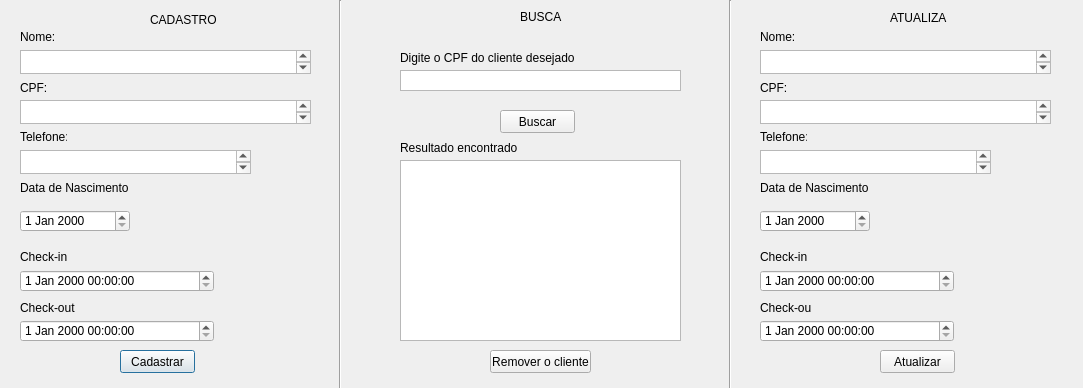
<?xml version="1.0" encoding="UTF-8"?>
<ui version="4.0">
 <class>cadastro</class>
 <widget class="QDialog" name="cadastro">
  <property name="geometry">
   <rect>
    <x>0</x>
    <y>0</y>
    <width>1083</width>
    <height>388</height>
   </rect>
  </property>
  <property name="windowTitle">
   <string>Dialog</string>
  </property>
  <widget class="QDateTimeEdit" name="dateTimeChout">
   <property name="geometry">
    <rect>
     <x>20</x>
     <y>320</y>
     <width>194</width>
     <height>22</height>
    </rect>
   </property>
  </widget>
  <widget class="QLabel" name="lblChin">
   <property name="geometry">
    <rect>
     <x>20</x>
     <y>250</y>
     <width>47</width>
     <height>13</height>
    </rect>
   </property>
   <property name="text">
    <string>Check-in</string>
   </property>
  </widget>
  <widget class="QDateEdit" name="dateNasci">
   <property name="geometry">
    <rect>
     <x>20</x>
     <y>210</y>
     <width>110</width>
     <height>22</height>
    </rect>
   </property>
  </widget>
  <widget class="QPlainTextEdit" name="txtTel">
   <property name="geometry">
    <rect>
     <x>20</x>
     <y>150</y>
     <width>231</width>
     <height>24</height>
    </rect>
   </property>
  </widget>
  <widget class="QLabel" name="lblDatanasci">
   <property name="geometry">
    <rect>
     <x>20</x>
     <y>180</y>
     <width>111</width>
     <height>16</height>
    </rect>
   </property>
   <property name="text">
    <string>Data de Nascimento</string>
   </property>
  </widget>
  <widget class="QLabel" name="lblChout">
   <property name="geometry">
    <rect>
     <x>20</x>
     <y>300</y>
     <width>61</width>
     <height>16</height>
    </rect>
   </property>
   <property name="text">
    <string>Check-out</string>
   </property>
  </widget>
  <widget class="QLabel" name="lblTel">
   <property name="geometry">
    <rect>
     <x>20</x>
     <y>130</y>
     <width>47</width>
     <height>13</height>
    </rect>
   </property>
   <property name="text">
    <string>Telefone:</string>
   </property>
  </widget>
  <widget class="QPlainTextEdit" name="txtCpf">
   <property name="geometry">
    <rect>
     <x>20</x>
     <y>100</y>
     <width>291</width>
     <height>24</height>
    </rect>
   </property>
  </widget>
  <widget class="QLabel" name="lblCpf">
   <property name="geometry">
    <rect>
     <x>20</x>
     <y>80</y>
     <width>31</width>
     <height>16</height>
    </rect>
   </property>
   <property name="text">
    <string>CPF:</string>
   </property>
  </widget>
  <widget class="QLabel" name="lblNome">
   <property name="geometry">
    <rect>
     <x>20</x>
     <y>30</y>
     <width>47</width>
     <height>13</height>
    </rect>
   </property>
   <property name="text">
    <string>Nome:</string>
   </property>
  </widget>
  <widget class="QPlainTextEdit" name="txtNome">
   <property name="geometry">
    <rect>
     <x>20</x>
     <y>50</y>
     <width>291</width>
     <height>24</height>
    </rect>
   </property>
  </widget>
  <widget class="QDateTimeEdit" name="dateTimeChin">
   <property name="geometry">
    <rect>
     <x>20</x>
     <y>270</y>
     <width>194</width>
     <height>22</height>
    </rect>
   </property>
  </widget>
  <widget class="QPushButton" name="btnCadastrar">
   <property name="geometry">
    <rect>
     <x>120</x>
     <y>350</y>
     <width>75</width>
     <height>23</height>
    </rect>
   </property>
   <property name="text">
    <string>Cadastrar</string>
   </property>
  </widget>
  <widget class="Line" name="line">
   <property name="geometry">
    <rect>
     <x>330</x>
     <y>0</y>
     <width>20</width>
     <height>401</height>
    </rect>
   </property>
   <property name="orientation">
    <enum>Qt::Vertical</enum>
   </property>
  </widget>
  <widget class="QLabel" name="label">
   <property name="geometry">
    <rect>
     <x>150</x>
     <y>10</y>
     <width>91</width>
     <height>20</height>
    </rect>
   </property>
   <property name="text">
    <string>CADASTRO</string>
   </property>
  </widget>
  <widget class="QLabel" name="label_2">
   <property name="geometry">
    <rect>
     <x>520</x>
     <y>10</y>
     <width>47</width>
     <height>13</height>
    </rect>
   </property>
   <property name="text">
    <string>BUSCA</string>
   </property>
  </widget>
  <widget class="QPlainTextEdit" name="txtBuscaCpf">
   <property name="geometry">
    <rect>
     <x>400</x>
     <y>70</y>
     <width>281</width>
     <height>21</height>
    </rect>
   </property>
   <property name="verticalScrollBarPolicy">
    <enum>Qt::ScrollBarAlwaysOff</enum>
   </property>
   <property name="horizontalScrollBarPolicy">
    <enum>Qt::ScrollBarAlwaysOff</enum>
   </property>
  </widget>
  <widget class="QLabel" name="label_3">
   <property name="geometry">
    <rect>
     <x>400</x>
     <y>50</y>
     <width>221</width>
     <height>16</height>
    </rect>
   </property>
   <property name="text">
    <string>Digite o CPF do cliente desejado</string>
   </property>
  </widget>
  <widget class="QTextBrowser" name="txtResultado">
   <property name="geometry">
    <rect>
     <x>400</x>
     <y>160</y>
     <width>281</width>
     <height>181</height>
    </rect>
   </property>
  </widget>
  <widget class="QLabel" name="label_4">
   <property name="geometry">
    <rect>
     <x>400</x>
     <y>140</y>
     <width>141</width>
     <height>16</height>
    </rect>
   </property>
   <property name="text">
    <string>Resultado encontrado</string>
   </property>
  </widget>
  <widget class="QPushButton" name="btnBusca">
   <property name="geometry">
    <rect>
     <x>500</x>
     <y>110</y>
     <width>75</width>
     <height>23</height>
    </rect>
   </property>
   <property name="text">
    <string>Buscar</string>
   </property>
  </widget>
  <widget class="QPushButton" name="btnRemove">
   <property name="geometry">
    <rect>
     <x>490</x>
     <y>350</y>
     <width>101</width>
     <height>23</height>
    </rect>
   </property>
   <property name="text">
    <string>Remover o cliente</string>
   </property>
  </widget>
  <widget class="Line" name="line_2">
   <property name="geometry">
    <rect>
     <x>720</x>
     <y>0</y>
     <width>20</width>
     <height>401</height>
    </rect>
   </property>
   <property name="orientation">
    <enum>Qt::Vertical</enum>
   </property>
  </widget>
  <widget class="QLabel" name="label_5">
   <property name="geometry">
    <rect>
     <x>890</x>
     <y>10</y>
     <width>71</width>
     <height>16</height>
    </rect>
   </property>
   <property name="text">
    <string>ATUALIZA</string>
   </property>
  </widget>
  <widget class="QLabel" name="lblDatanasci_2">
   <property name="geometry">
    <rect>
     <x>760</x>
     <y>180</y>
     <width>111</width>
     <height>16</height>
    </rect>
   </property>
   <property name="text">
    <string>Data de Nascimento</string>
   </property>
  </widget>
  <widget class="QLabel" name="lblChin_2">
   <property name="geometry">
    <rect>
     <x>760</x>
     <y>250</y>
     <width>47</width>
     <height>13</height>
    </rect>
   </property>
   <property name="text">
    <string>Check-in</string>
   </property>
  </widget>
  <widget class="QLabel" name="lblNome_2">
   <property name="geometry">
    <rect>
     <x>760</x>
     <y>30</y>
     <width>47</width>
     <height>13</height>
    </rect>
   </property>
   <property name="text">
    <string>Nome:</string>
   </property>
  </widget>
  <widget class="QLabel" name="lblCpf_2">
   <property name="geometry">
    <rect>
     <x>760</x>
     <y>80</y>
     <width>31</width>
     <height>16</height>
    </rect>
   </property>
   <property name="text">
    <string>CPF:</string>
   </property>
  </widget>
  <widget class="QDateTimeEdit" name="dateTimeChoutAtt">
   <property name="geometry">
    <rect>
     <x>760</x>
     <y>320</y>
     <width>194</width>
     <height>22</height>
    </rect>
   </property>
  </widget>
  <widget class="QDateEdit" name="dateNasciAtt">
   <property name="geometry">
    <rect>
     <x>760</x>
     <y>210</y>
     <width>110</width>
     <height>22</height>
    </rect>
   </property>
  </widget>
  <widget class="QPlainTextEdit" name="txtNomeAtt">
   <property name="geometry">
    <rect>
     <x>760</x>
     <y>50</y>
     <width>291</width>
     <height>24</height>
    </rect>
   </property>
  </widget>
  <widget class="QPlainTextEdit" name="txtTelAtt">
   <property name="geometry">
    <rect>
     <x>760</x>
     <y>150</y>
     <width>231</width>
     <height>24</height>
    </rect>
   </property>
  </widget>
  <widget class="QDateTimeEdit" name="dateTimeChinAtt">
   <property name="geometry">
    <rect>
     <x>760</x>
     <y>270</y>
     <width>194</width>
     <height>22</height>
    </rect>
   </property>
  </widget>
  <widget class="QPlainTextEdit" name="txtCpfAtt">
   <property name="geometry">
    <rect>
     <x>760</x>
     <y>100</y>
     <width>291</width>
     <height>24</height>
    </rect>
   </property>
  </widget>
  <widget class="QLabel" name="lblTel_2">
   <property name="geometry">
    <rect>
     <x>760</x>
     <y>130</y>
     <width>47</width>
     <height>13</height>
    </rect>
   </property>
   <property name="text">
    <string>Telefone:</string>
   </property>
  </widget>
  <widget class="QPushButton" name="btnAtualiza">
   <property name="geometry">
    <rect>
     <x>880</x>
     <y>350</y>
     <width>75</width>
     <height>23</height>
    </rect>
   </property>
   <property name="text">
    <string>Atualizar</string>
   </property>
  </widget>
  <widget class="QLabel" name="lblChout_2">
   <property name="geometry">
    <rect>
     <x>760</x>
     <y>300</y>
     <width>51</width>
     <height>16</height>
    </rect>
   </property>
   <property name="text">
    <string>Check-out</string>
   </property>
  </widget>
 </widget>
 <resources/>
 <connections/>
</ui>
